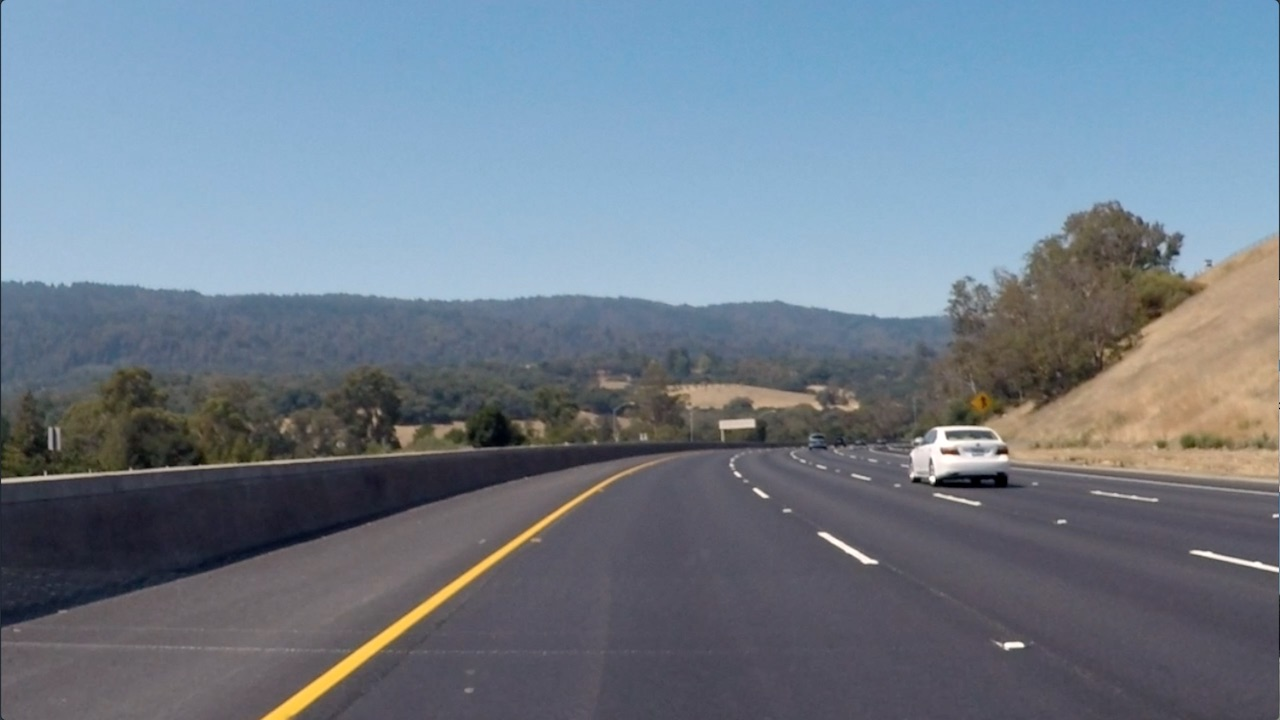
#> input picture convulution-Neural-Network/Custom_FIlters/curved_lane.jpg, 1280 x 720 px
$ jupyter execute 1_Custom_Filters.ipynb   (shell and % lines are left out)
#> lines starting #> are read from the running program, lines starting #| are printed output that depends on the picture
## Creating a FIlter and Edge Detection

### Import resources and display Image

[cell 1]
import matplotlib.pyplot as plt
import matplotlib.image as mpimg

import cv2
import numpy as np


# Read in the image
image = mpimg.imread('curved_lane.jpg')
#> image is the input picture: shape (720, 1280, 3); mean R, G, B 112.1, 125, 138.7

plt.imshow(image)

### Convert the image to gray-scale

[cell 2]
# Convert to gray scale for filtering

gray = cv2.cvtColor(image, cv2.COLOR_RGB2GRAY)
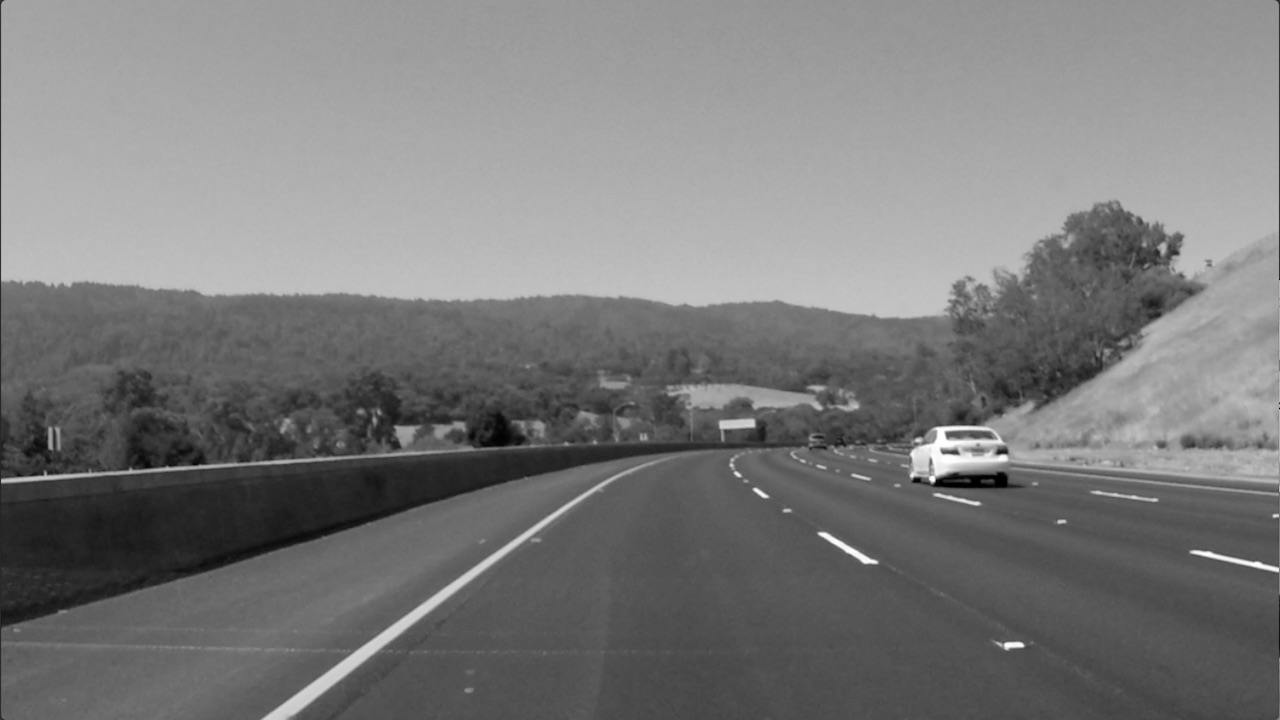
#> gray: shape (720, 1280); min 0, max 255, mean 122.7

plt.imshow(gray, cmap='gray')

### SOBEL FILTER
The Sobel filter is very commonly used in edge detection and in finding patterns in intensity in an image. Applying a Sobel filter to an image is a way of taking (an approximation) of the derivative of the image in the x or y direction, separately. The operators look as follows.

[cell 3]
# Creating Custom Filter

# SOBEL FILTER
sobel_y = np.array([[ -1, -2, -1],
           [0,0,0],
           [1, 2, 1]])

sobel_x = np.array([[-1, 0, 1],
                   [-2, 0, 2],
                   [-1, 0, 1]])

# Filter the image using filter2D, which has inputs: (grayscale image, bit-depth, kernel)
filtered_image_Y = cv2.filter2D( gray, -1, sobel_y)
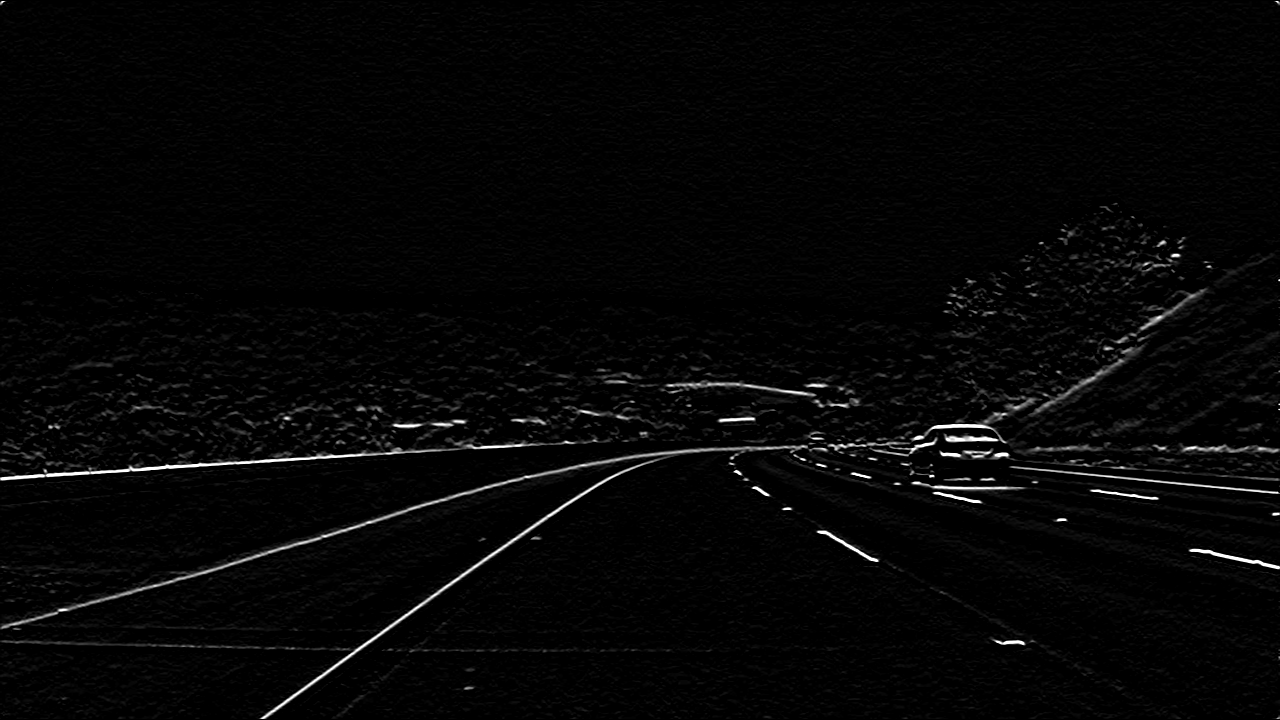
#> filtered_image_Y: shape (720, 1280); min 0, max 255, mean 5.9
filtered_image_X = cv2.filter2D( gray, -1, sobel_x)
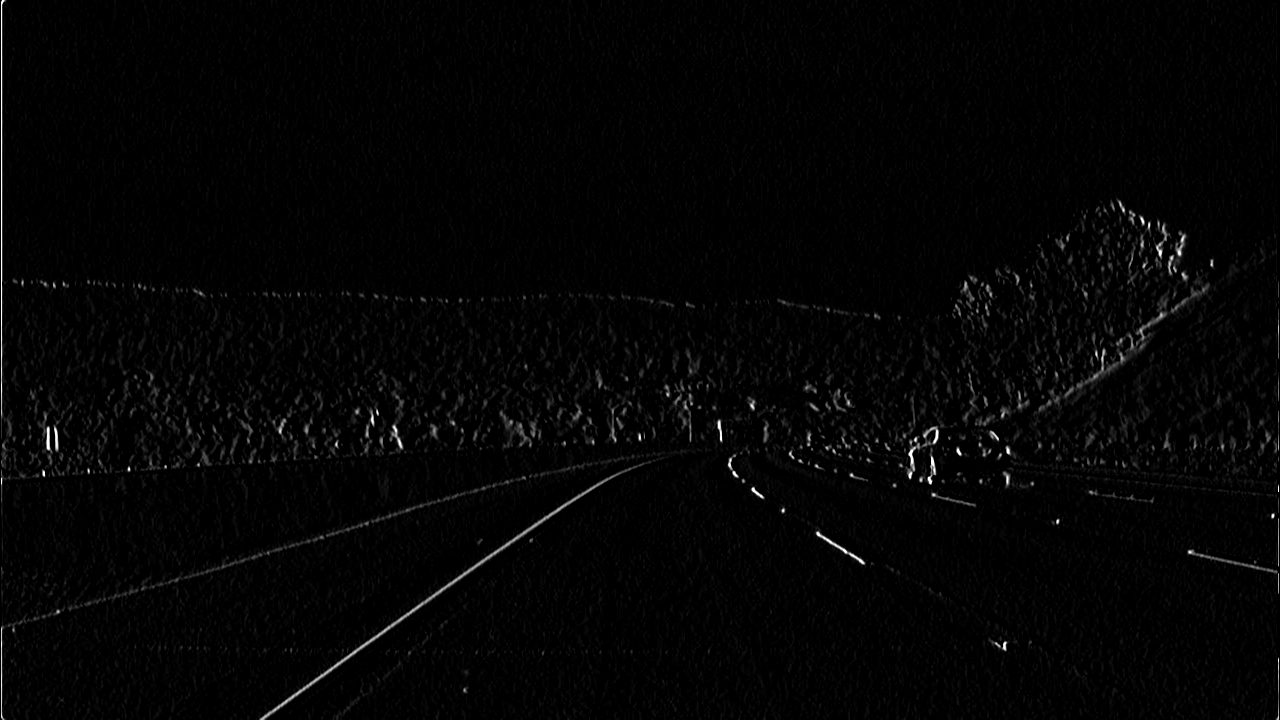
#> filtered_image_X: shape (720, 1280); min 0, max 255, mean 4.3


print(" OUTPUT BY SOBEL-X")
plt.imshow(filtered_image_X, cmap = 'gray')

[cell 4]
print(" OUTPUT BY SOBEL-Y")
plt.imshow(filtered_image_Y, cmap = 'gray')

[cell 5]
# Creating a 5x5 Filter
Filter_random = np.array([[0, 0, -1, -1, 0],
                          [0, 1.2, -2.2, 0, 0],
                          [0, -2.2, 12.8, -2.2, 0],
                          [0, 1.2, -2.2, 0, 0],
                          [0, 0, -1, -1, 0],
                         ])

# Filter the image using filter2D, which has inputs: (grayscale image, bit-depth, kernel)
filtered_img = cv2.filter2D( gray, -1, Filter_random)
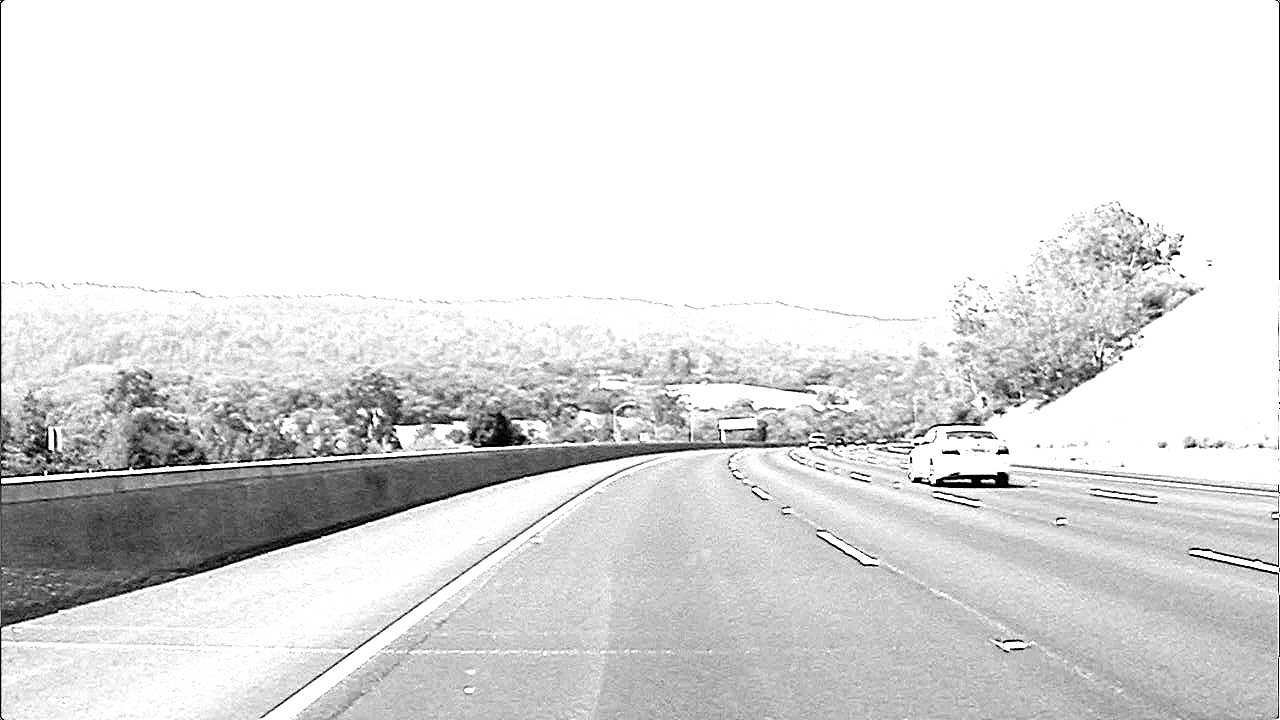
#> filtered_img: shape (720, 1280); min 0, max 255, mean 222.4


plt.imshow(filtered_img, cmap = 'gray')
